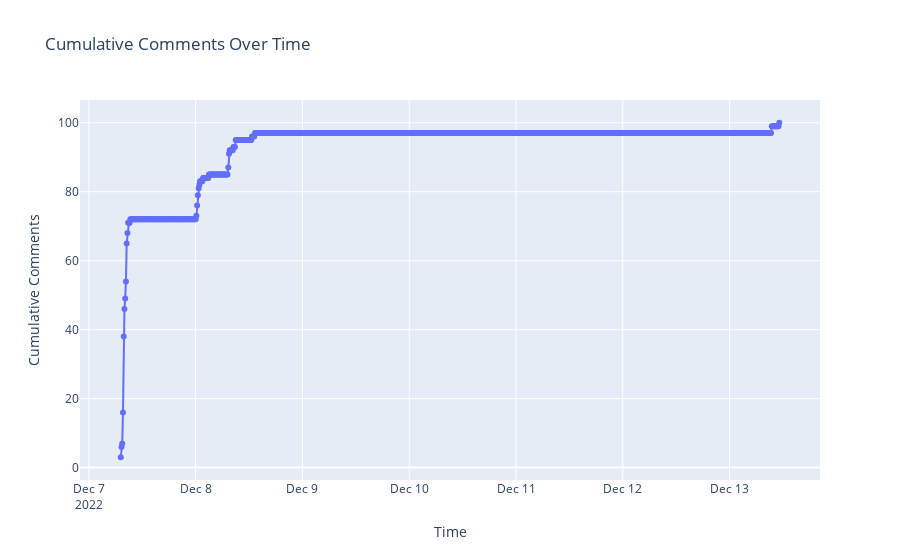
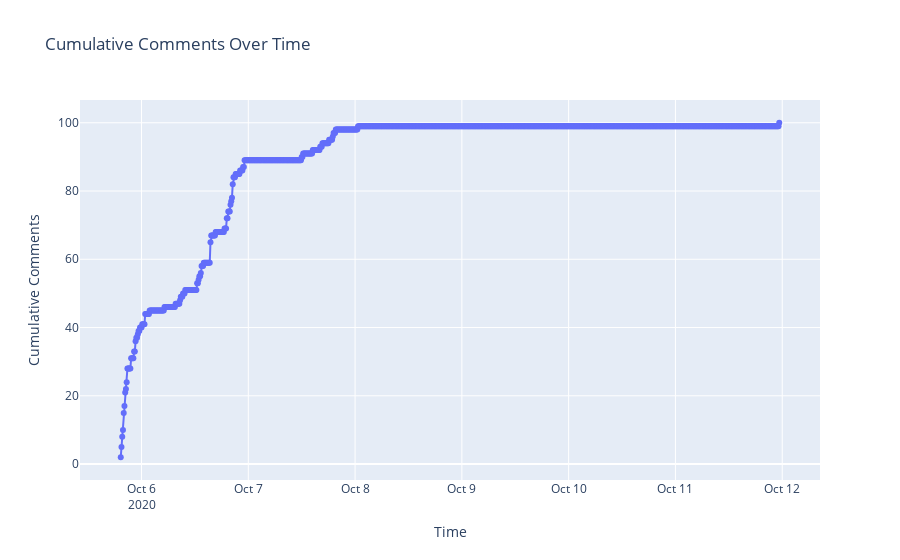
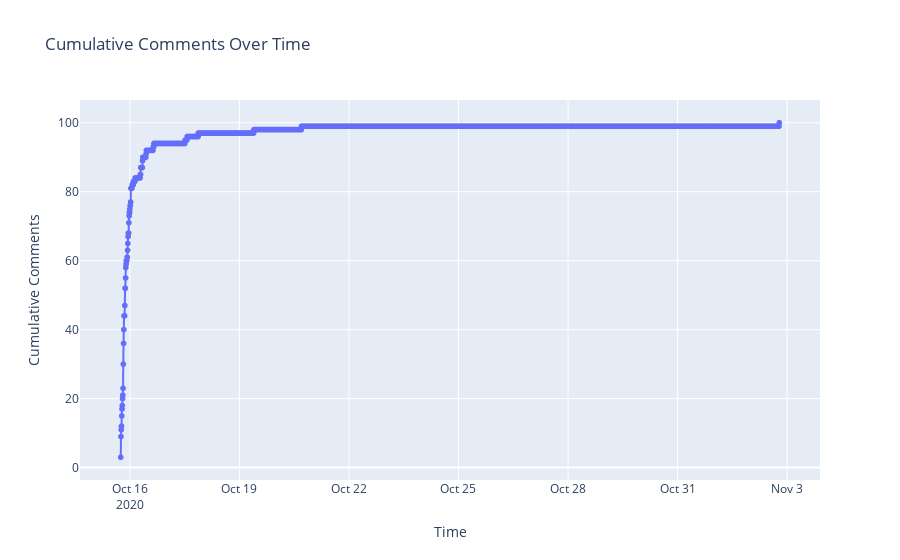
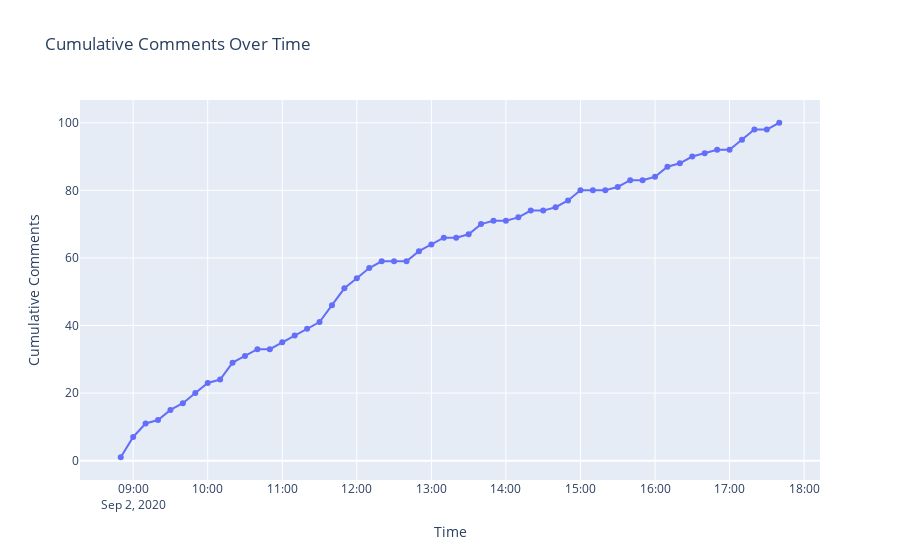

Notebook code cell kept with these figures, in order:
### Code cell
import plotly.express as px
import plotly.graph_objects as go

for i in range(num_post):
    comments = get_comment(post_id_list[i], df_comment)
 
    # 1. cmt_created_at을 datetime 형식으로 변환
    comments['cmt_created_at'] = pd.to_datetime(comments['cmt_created_at'])

    # 2. 10분 간격으로 시간 그룹화 (min 사용)
    comments.set_index('cmt_created_at', inplace=True)
    comments = comments.resample('10min').size().cumsum()

    # 3. 누적 댓글 수 계산
    comments = comments.reset_index()

    # 4. plotly로 그래프 그리기
    fig = px.line(comments, x='cmt_created_at', y=0, markers=True,
                labels={'cmt_created_at': 'Time', '0': 'Cumulative Comments'},
                title='Cumulative Comments Over Time')

    fig.show()

    # 그림 저장하기
    url = df_post[df_post['id'] == post_id_list[i]]['url']
    print(url)
    print(type(url))  # Series
    # url 뒤에 ... 안나오게 출력
    print(url.to_string(index=False))

### Figure 1 — Plotly figure (JSON) as saved in the notebook; plotly's stock layout.template omitted (floating-point values rounded to 4 significant figures; data arrays with more than 128 entries replaced by an {"elided": "..."} marker saying what was removed)
{"data": [{"hovertemplate": "Time=%{x}<br>Cumulative Comments=%{y}<extra></extra>", "legendgroup": "", "line": {"color": "#636efa", "dash": "solid"}, "marker": {"symbol": "circle"}, "mode": "lines+markers", "name": "", "orientation": "v", "showlegend": false, "type": "scatter", "x": {"elided": "889 str values"}, "xaxis": "x", "y": {"elided": "889 int values"}, "yaxis": "y"}], "layout": {"legend": {"tracegroupgap": 0}, "title": {"text": "Cumulative Comments Over Time"}, "xaxis": {"anchor": "y", "domain": [0, 1], "title": {"text": "Time"}}, "yaxis": {"anchor": "x", "domain": [0, 1], "title": {"text": "Cumulative Comments"}}}}

### Figure 2 — Plotly figure (JSON) as saved in the notebook; plotly's stock layout.template omitted (floating-point values rounded to 4 significant figures; data arrays with more than 128 entries replaced by an {"elided": "..."} marker saying what was removed)
{"data": [{"hovertemplate": "Time=%{x}<br>Cumulative Comments=%{y}<extra></extra>", "legendgroup": "", "line": {"color": "#636efa", "dash": "solid"}, "marker": {"symbol": "circle"}, "mode": "lines+markers", "name": "", "orientation": "v", "showlegend": false, "type": "scatter", "x": {"elided": "889 str values"}, "xaxis": "x", "y": {"elided": "889 int values"}, "yaxis": "y"}], "layout": {"legend": {"tracegroupgap": 0}, "title": {"text": "Cumulative Comments Over Time"}, "xaxis": {"anchor": "y", "domain": [0, 1], "title": {"text": "Time"}}, "yaxis": {"anchor": "x", "domain": [0, 1], "title": {"text": "Cumulative Comments"}}}}

### Figure 3 — Plotly figure (JSON) as saved in the notebook; plotly's stock layout.template omitted (floating-point values rounded to 4 significant figures; data arrays with more than 128 entries replaced by an {"elided": "..."} marker saying what was removed)
{"data": [{"hovertemplate": "Time=%{x}<br>Cumulative Comments=%{y}<extra></extra>", "legendgroup": "", "line": {"color": "#636efa", "dash": "solid"}, "marker": {"symbol": "circle"}, "mode": "lines+markers", "name": "", "showlegend": false, "type": "scattergl", "x": {"elided": "2598 str values"}, "xaxis": "x", "y": {"elided": "2598 int values"}, "yaxis": "y"}], "layout": {"legend": {"tracegroupgap": 0}, "title": {"text": "Cumulative Comments Over Time"}, "xaxis": {"anchor": "y", "domain": [0, 1], "title": {"text": "Time"}}, "yaxis": {"anchor": "x", "domain": [0, 1], "title": {"text": "Cumulative Comments"}}}}

### Figure 4 — Plotly figure (JSON) as saved in the notebook; plotly's stock layout.template omitted (floating-point values rounded to 4 significant figures)
{"data": [{"hovertemplate": "Time=%{x}<br>Cumulative Comments=%{y}<extra></extra>", "legendgroup": "", "line": {"color": "#636efa", "dash": "solid"}, "marker": {"symbol": "circle"}, "mode": "lines+markers", "name": "", "orientation": "v", "showlegend": false, "type": "scatter", "x": ["2020-09-02T08:50:00", "2020-09-02T09:00:00", "2020-09-02T09:10:00", "2020-09-02T09:20:00", "2020-09-02T09:30:00", "2020-09-02T09:40:00", "2020-09-02T09:50:00", "2020-09-02T10:00:00", "2020-09-02T10:10:00", "2020-09-02T10:20:00", "2020-09-02T10:30:00", "2020-09-02T10:40:00", "2020-09-02T10:50:00", "2020-09-02T11:00:00", "2020-09-02T11:10:00", "2020-09-02T11:20:00", "2020-09-02T11:30:00", "2020-09-02T11:40:00", "2020-09-02T11:50:00", "2020-09-02T12:00:00", "2020-09-02T12:10:00", "2020-09-02T12:20:00", "2020-09-02T12:30:00", "2020-09-02T12:40:00", "2020-09-02T12:50:00", "2020-09-02T13:00:00", "2020-09-02T13:10:00", "2020-09-02T13:20:00", "2020-09-02T13:30:00", "2020-09-02T13:40:00", "2020-09-02T13:50:00", "2020-09-02T14:00:00", "2020-09-02T14:10:00", "2020-09-02T14:20:00", "2020-09-02T14:30:00", "2020-09-02T14:40:00", "2020-09-02T14:50:00", "2020-09-02T15:00:00", "2020-09-02T15:10:00", "2020-09-02T15:20:00", "2020-09-02T15:30:00", "2020-09-02T15:40:00", "2020-09-02T15:50:00", "2020-09-02T16:00:00", "2020-09-02T16:10:00", "2020-09-02T16:20:00", "2020-09-02T16:30:00", "2020-09-02T16:40:00", "2020-09-02T16:50:00", "2020-09-02T17:00:00", "2020-09-02T17:10:00", "2020-09-02T17:20:00", "2020-09-02T17:30:00", "2020-09-02T17:40:00"], "xaxis": "x", "y": [1, 7, 11, 12, 15, 17, 20, 23, 24, 29, 31, 33, 33, 35, 37, 39, 41, 46, 51, 54, 57, 59, 59, 59, 62, 64, 66, 66, 67, 70, 71, 71, 72, 74, 74, 75, 77, 80, 80, 80, 81, 83, 83, 84, 87, 88, 90, 91, 92, 92, 95, 98, 98, 100], "yaxis": "y"}], "layout": {"legend": {"tracegroupgap": 0}, "title": {"text": "Cumulative Comments Over Time"}, "xaxis": {"anchor": "y", "domain": [0, 1], "title": {"text": "Time"}}, "yaxis": {"anchor": "x", "domain": [0, 1], "title": {"text": "Cumulative Comments"}}}}
